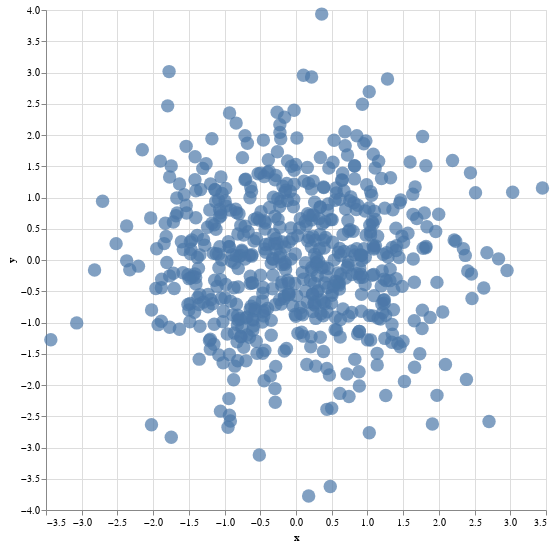

Notebook code for this chart:
### Code cell
alt.themes.enable('opaque')
base = alt.Chart(dataf).properties(
        width=500,
        height=500
    )

base.mark_circle(size=180).encode(x="x", y="y", tooltip="words")

### Figure 1 — Vega-Lite specification as saved in the notebook (floating-point values rounded to 4 significant figures; data arrays with more than 128 entries replaced by an {"elided": "..."} marker saying what was removed)
{"$schema": "https://vega.github.io/schema/vega-lite/v2.6.0.json", "config": {"background": "white", "view": {"height": 300, "width": 400}}, "data": {"name": "data-833712fd397e4436b605b83e7163770f"}, "datasets": {"data-833712fd397e4436b605b83e7163770f": {"elided": "623 records"}}, "encoding": {"tooltip": {"field": "words", "type": "nominal"}, "x": {"field": "x", "type": "quantitative"}, "y": {"field": "y", "type": "quantitative"}}, "height": 500, "mark": {"size": 180, "type": "circle"}, "width": 500}
